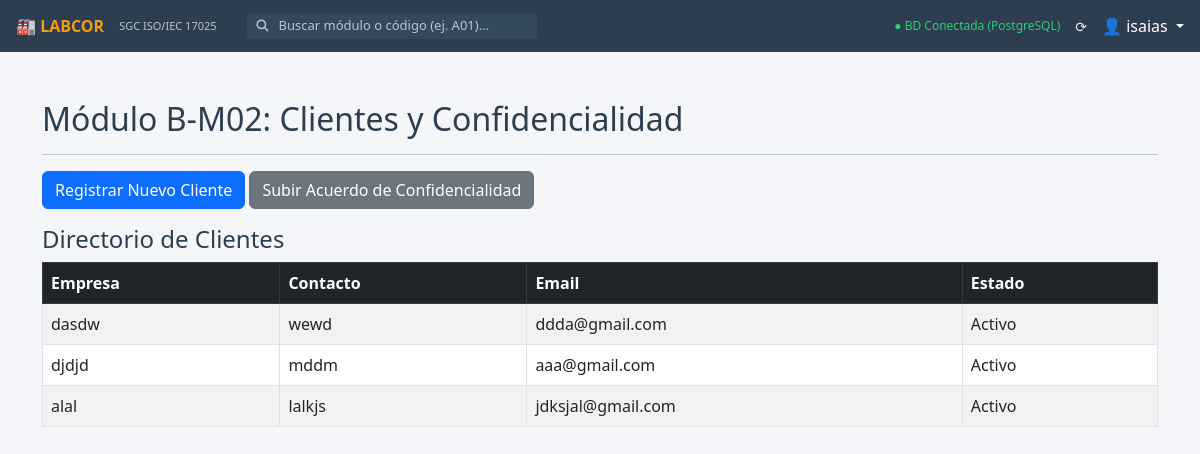
Page /m02-clientes/ (signed in) on the committed database.
### b_m02_clientes/models.py (models this page shows, shortened)
class Cliente(models.Model):
    nombre_empresa = models.CharField(max_length=200, verbose_name="Nombre de la Empresa o Razón Social")
    rfc = models.CharField(max_length=20, blank=True, null=True, verbose_name="RFC")
    contacto_principal = models.CharField(max_length=150, verbose_name="Nombre del Contacto")
    email = models.EmailField(verbose_name="Correo Electrónico")
    telefono = models.CharField(max_length=20, verbose_name="Teléfono")
    direccion = models.TextField(blank=True, null=True, verbose_name="Dirección Fiscal")
    fecha_registro = models.DateTimeField(auto_now_add=True)
    activo = models.BooleanField(default=True, verbose_name="¿Es un cliente activo?")

### b_m02_clientes/views.py (the view)
# urls.py: path('', views.dashboard_clientes, name='dashboard'),
@login_required
def dashboard_clientes(request):
    clientes = Cliente.objects.all().order_by('-fecha_registro')
    acuerdos = AcuerdoConfidencialidad.objects.all().order_by('-fecha_firma')
    return render(request, 'b_m02_clientes/dashboard.html', {
        'clientes': clientes,
        'acuerdos': acuerdos
    })

### b_m02_clientes/templates/b_m02_clientes/dashboard.html
{% extends 'base.html' %}
{% block content %}
<div class="container mt-4">
    <h2>Módulo B-M02: Clientes y Confidencialidad</h2>
    <hr>
    <div class="mb-3">
        <a href="{% url 'b_m02_clientes:nuevo_cliente' %}" class="btn btn-primary">Registrar Nuevo Cliente</a>
        <a href="{% url 'b_m02_clientes:nuevo_acuerdo' %}" class="btn btn-secondary">Subir Acuerdo de Confidencialidad</a>
    </div>
    <div class="row">
        <div class="col-md-12">
            <h4>Directorio de Clientes</h4>
            <table class="table table-bordered table-striped">
                <thead class="table-dark">
                    <tr>
                        <th>Empresa</th>
                        <th>Contacto</th>
                        <th>Email</th>
                        <th>Estado</th>
                    </tr>
                </thead>
                <tbody>
                    {% for c in clientes %}
                    <tr>
                        <td>{{ c.nombre_empresa }}</td>
                        <td>{{ c.contacto_principal }}</td>
                        <td>{{ c.email }}</td>
                        <td>{% if c.activo %}Activo{% else %}Inactivo{% endif %}</td>
                    </tr>
                    {% empty %}
                    <tr><td colspan="4">No hay clientes registrados.</td></tr>
                    {% endfor %}
                </tbody>
            </table>
        </div>
    </div>
</div>
{% endblock %}

### templates/base.html (shortened to what this page needs)
{% load static %}
<!DOCTYPE html>
<html lang="es">
<head>
    <link href="https://cdn.jsdelivr.net/npm/bootstrap@5.3.0/dist/css/bootstrap.min.css" rel="stylesheet">
    <link rel="stylesheet" href="https://cdnjs.cloudflare.com/ajax/libs/font-awesome/6.4.0/css/all.min.css">
</head>
<body>
    <div class="topbar">
        <a href="{% url 'inicio' %}" class="topbar-brand">🏭 LABCOR</a>
        <span class="topbar-subtitle">SGC ISO/IEC 17025</span>
        <div class="search-container d-none d-md-flex">
            <i class="fas fa-search" style="color: #bdc3c7; font-size: 12px;"></i>
            <input type="text" id="searchInput" class="search-input" placeholder="Buscar módulo o código (ej. A01)...">
        </div>
        <div class="ms-auto d-flex align-items-center">
            <span style="font-size: 12px; color: #2ecc71; margin-right: 15px;">
                ● BD Conectada (PostgreSQL)
            </span>
            <span style="font-size: 14px; margin-right: 15px; cursor: pointer;">
                ⟳
            </span>
            <div class="dropdown">
                <a href="#" class="text-decoration-none text-white dropdown-toggle" data-bs-toggle="dropdown">
                    👤 {{ user.username|default:"Admin" }}
                </a>
            </div>
        </div>
    </div>
    <main class="main-content">
        {% block content %}
        {% endblock %}
    </main>
</body>
</html>

### templates/base.html (style rules this page uses)
:root { --bg-main: #f4f6f9; --bg-topbar: #2c3e50; --card-bg: #ffffff; --card-border: #dee2e6; --card-hover: #ebf5fb; --text-main: #2c3e50; }
body { background-color: var(--bg-main); color: var(--text-main); font-family: 'Segoe UI', system-ui, sans-serif; overflow-x: hidden; margin: 0; }
.topbar { background-color: var(--bg-topbar); height: 52px; position: fixed; top: 0; width: 100%; z-index: 1050; display: flex; align-items: center; padding: 0 16px; color: #ecf0f1; }
.topbar-brand { font-size: 16px; font-weight: bold; color: #f39c12; margin-right: 15px; text-decoration: none; }
.topbar-subtitle { font-size: 11px; color: #bdc3c7; margin-right: 30px; }
.search-container { display: flex; align-items: center; background-color: #34495e; border-radius: 4px; padding: 2px 10px; }
.search-input { background: transparent; border: none; color: white; outline: none; margin-left: 8px; width: 250px; font-size: 13px; }
.search-input::placeholder { color: #bdc3c7; }
.main-content { margin-left: 0; margin-top: 52px; padding: 24px; min-height: calc(100vh - 52px); }

### rows in the picture
Cliente: nombre_empresa "dasdw", contacto_principal "wewd", email "ddda@gmail.com", activo "Activo"
Cliente: nombre_empresa "djdjd", contacto_principal "mddm", email "aaa@gmail.com", activo "Activo"
Cliente: nombre_empresa "alal", contacto_principal "lalkjs", email "jdksjal@gmail.com", activo "Activo"

### other values in the picture
{{ user.username|default:"Admin" }} "isaias"
